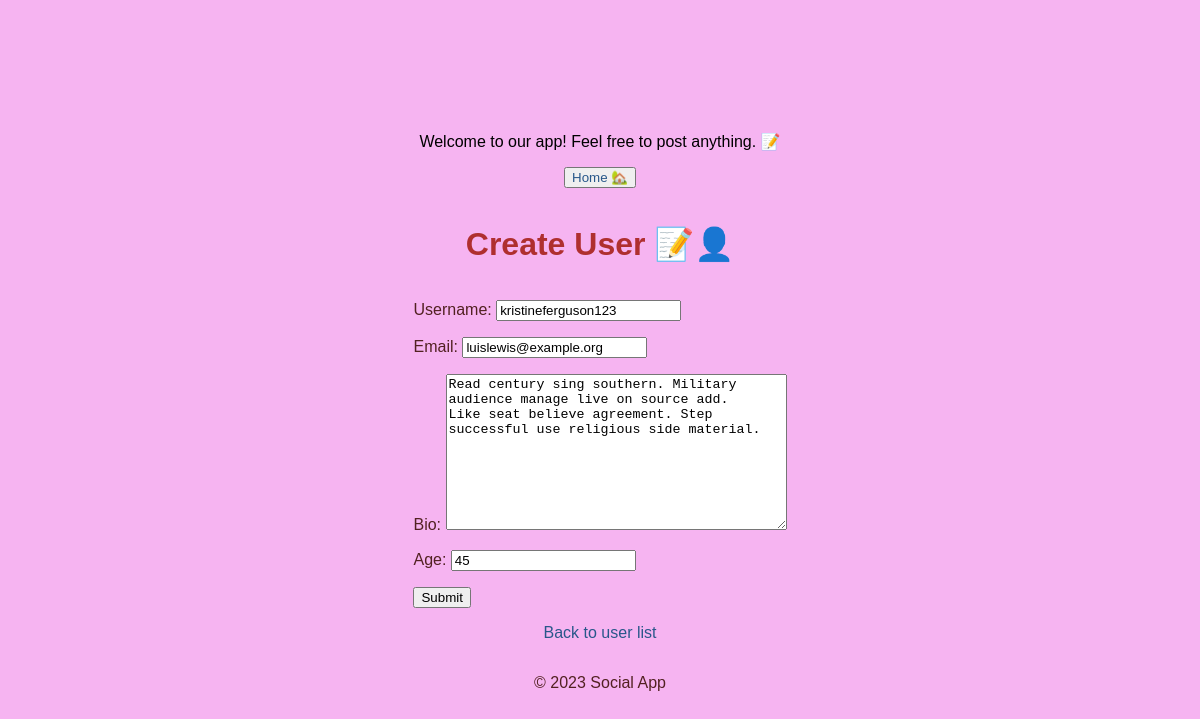
The page /app/users/kristineferguson123/update/ on the database as committed earlier.
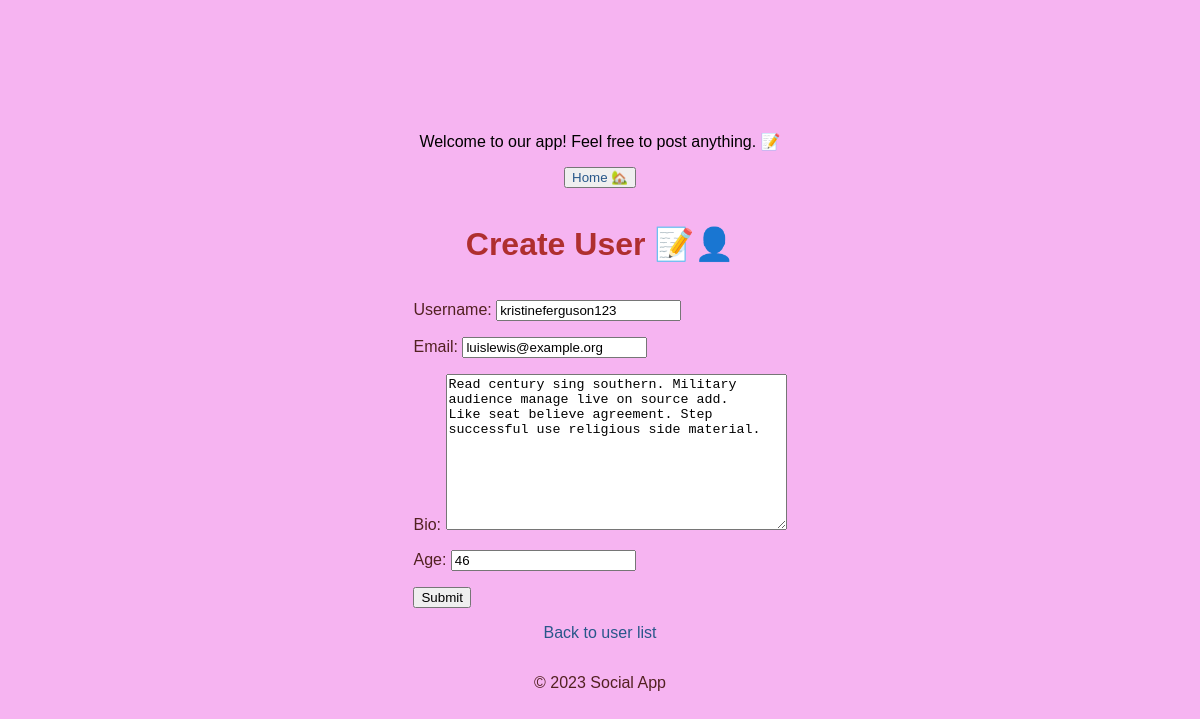
The same page on the database as committed later.
### social_app/models.py (models this page shows, shortened)
class User(models.Model):
    username = models.CharField(max_length=50,unique=True,validators=[validate_bad_words,validators.validate_slug])
    email = models.EmailField(unique=True,validators=[valide_email,validators.EmailValidator(message='enter a valid email')])
    bio = models.TextField(blank=True,validators=[validate_bad_words])
    joined_at = models.DateTimeField(default=timezone.now)
    age = models.PositiveIntegerField(null=True,validators=[validate_age])
    class Meta:
        ordering = ['-joined_at','username']
        constraints = [models.UniqueConstraint(fields=['username','email'],name='unique email/username')]
        db_table = 'users table'
        verbose_name = 'users from the app'

### social_app/views_1.py (the view, shortened to what this page needs)
class UpdateUserView(UpdateView):
    model = User
    form_class = UserForm
    template_name = 'social_app/user_form.html'
    def get_object(self, queryset=None):
        return get_object_or_404(User,username = self.kwargs['username'])

### social_app/form_1.py
class UserForm(forms.ModelForm):
    class Meta:
        model = User
        fields = ['username', 'email', 'bio', 'age']

### social_app/templates/social_app/user_form.html (shortened to what this page needs)
{% extends 'social_app/base.html' %}
{% block content %}
<h1>Create User 📝👤</h1>
<form method="post">
{{ form.as_p}}
<button type="submit">Submit</button>
</form>
<p><a href="{% url 'user_list' %}">Back to user list</a></p>
{% endblock %}

Rows that differ between the two databases and show on the page:
changed User "kristineferguson123": age "45" → "46"
